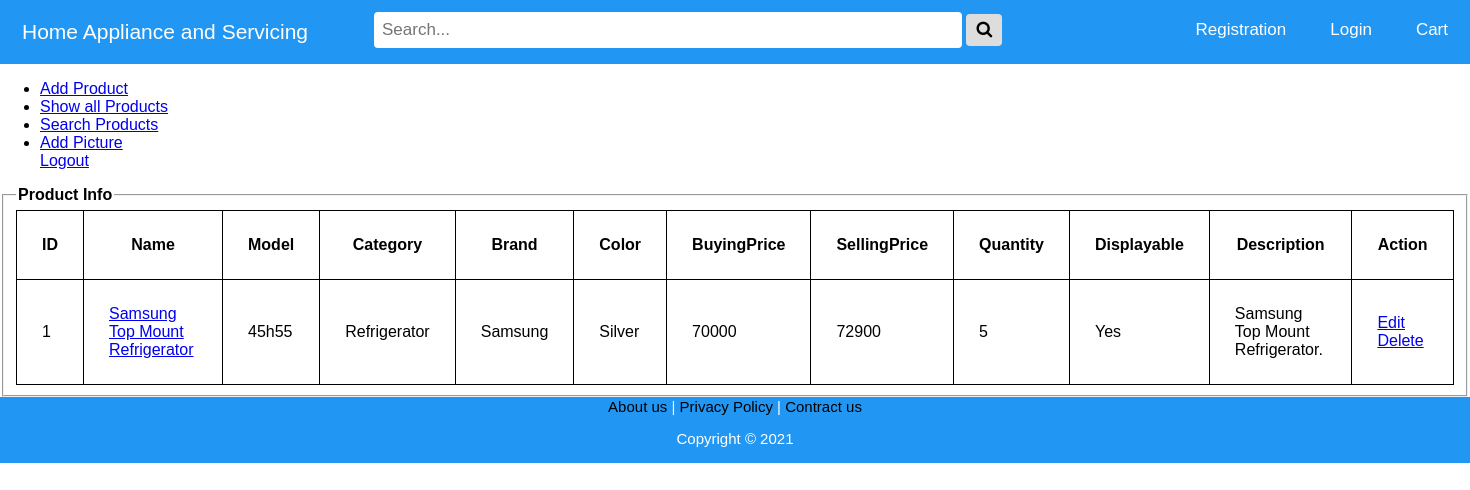
The page /product/showProduct.php?id=1 on the database its author committed.
### tables this page shows
CREATE TABLE `products` (
  `PID` int(11) NOT NULL,
  `Name` varchar(40) NOT NULL,
  `Model` varchar(100) NOT NULL,
  `Category` varchar(100) NOT NULL,
  `Brand` varchar(100) NOT NULL,
  `Color` varchar(100) NOT NULL,
  `BuyingPrice` int(40) NOT NULL,
  `SellingPrice` int(40) NOT NULL,
  `Quantity` int(11) NOT NULL,
  `Displayable` varchar(10) NOT NULL,
  `Description` varchar(1000) NOT NULL
);

### product/model/model.php (called while the page is built, shortened)
<?php
function showProduct($id){
	$conn = db_conn();
	$selectQuery = "SELECT * FROM `products` where PID = ?";
    try {
        $stmt = $conn->prepare($selectQuery);
        $stmt->execute([$id]);
    } catch (PDOException $e) {
        echo $e->getMessage();
    }
    $row = $stmt->fetch(PDO::FETCH_ASSOC);
    return $row;
}

### product/controller/ProductInfo.php (called while the page is built, shortened)
<?php
require_once ('model/model.php');
function fetchProduct($id){
	return showProduct($id);
}

### product/showProduct.php (the view, shortened to what this page needs)
 <?php include 'Head.php'; ?>
<?php
require_once 'controller/ProductInfo.php';
$product = fetchProduct($_GET['id']);
    include "nav.php";
?>
<!DOCTYPE html>
<html>
<head>
</head>
<body>
<fieldset style="width: ; align-content: center;">
<legend><b>Product Info </b></legend>
<table>
	<thead>
	<tr>
		<th>ID</th>
			<th>Name</th>
			<th>Model</th>
			<th>Category</th>
			<th>Brand</th>
			<th>Color</th>
			<th>BuyingPrice</th>
			<th>SellingPrice</th>
			<th>Quantity</th>
			<th>Displayable</th>
			<th>Description</th>
			<th>Action</th>
	</tr>
</thead>
<tbody>
	<tr>
		<td><?php echo $product['PID'] ?></td>
		<td><a href="showProduct.php?id=<?php echo $product['PID'] ?>"><?php echo $product['Name'] ?></a></td>
		<td><?php echo $product['Model'] ?></td>
		<td><?php echo $product['Category'] ?></td>
		<td><?php echo $product['Brand'] ?></td>
		<td><?php echo $product['Color'] ?></td>
		<td><?php echo $product['BuyingPrice'] ?></td>
		<td><?php echo $product['SellingPrice'] ?></td>
		<td><?php echo $product['Quantity'] ?></td>
		<td><?php echo $product['Displayable'] ?></td>
		<td><?php echo $product['Description'] ?></td>
		<td><a href="editProduct.php?id=<?php echo $product['PID'] ?>">Edit</a>&nbsp
					<a href="showDeleteProduct.php?id=<?php echo $product['PID'] ?>">Delete</a></td>
	</tr>
</tbody>
</table>
</fieldset>
<?php include 'foter.php'; ?>
</body>
</html>

### product/head.css (style rules this page uses)
* { box-sizing: border-box; }
body { margin: 0; font-family: Arial, Helvetica, sans-serif; }

### product/showProduct.php (style rules this page uses)
table { width: 100% }
table, th, td { border: 1px solid black; padding: 25px; border-collapse: collapse; }

### rows shown on the page
products: PID "1", Name "Samsung Top Mount Refrigerator", Model "45h55", Category "Refrigerator", Brand "Samsung", Color "Silver", BuyingPrice "70000", SellingPrice "72900", Quantity "5", Displayable "Yes", Description "Samsung Top Mount Refrigerator."
